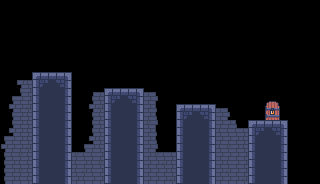

Below is a game level as drawn by its tile map, then a one-line description and the .tmx file that defines it, in full:
An orthogonal 40x23 tile map with 8x8 px tiles, 2 tile layers (Background, Base), 5 tilesets and 13 objects.

<map version="1.10" tiledversion="1.10.2" orientation="orthogonal" renderorder="right-down" width="40" height="23" tilewidth="8" tileheight="8" infinite="0" nextlayerid="4" nextobjectid="219">
 <editorsettings>
  <export target="maps/map6.tmx" format="tmx" />
 </editorsettings>
 <tileset firstgid="1" source="tileset.tsx" />
 <tileset firstgid="1025" source="LevelEditor/big.tsx" />
 <tileset firstgid="1281" source="LevelEditor/small.tsx" />
 <tileset firstgid="2305" source="LevelEditor/wide.tsx" />
 <tileset firstgid="2817" source="LevelEditor/ultrawide.tsx" />
 <layer id="3" name="Background" width="40" height="23">
  <data encoding="csv">
0,0,0,0,0,0,0,0,0,0,0,0,0,0,0,0,0,0,0,0,0,0,0,0,0,0,0,0,0,0,0,0,0,0,0,0,0,0,0,0,
0,0,0,0,0,0,0,0,0,0,0,0,0,0,0,0,0,0,0,0,0,0,0,0,0,0,0,0,0,0,0,0,0,0,0,0,0,0,0,0,
0,0,0,0,0,0,0,0,0,0,0,0,0,0,0,0,0,0,0,0,0,0,0,0,0,0,0,0,0,0,0,0,0,0,0,0,0,0,0,0,
0,0,0,0,0,0,0,0,0,0,0,0,0,0,0,0,0,0,0,0,0,0,0,0,0,0,0,0,0,0,0,0,0,0,0,0,0,0,0,0,
0,0,0,0,0,0,0,0,0,0,0,0,0,0,0,0,0,0,0,0,0,0,0,0,0,0,0,0,0,0,0,0,0,0,0,0,0,0,0,0,
0,0,0,0,0,0,0,0,0,0,0,0,0,0,0,0,0,0,0,0,0,0,0,0,0,0,0,0,0,0,0,0,0,0,0,0,0,0,0,0,
0,0,0,0,0,0,0,0,0,0,0,0,0,0,0,0,0,0,0,0,0,0,0,0,0,0,0,0,0,0,0,0,0,0,0,0,0,0,0,0,
0,0,0,0,0,0,0,0,0,0,0,0,0,0,0,0,0,0,0,0,0,0,0,0,0,0,0,0,0,0,0,0,0,0,0,0,0,0,0,0,
0,0,0,0,0,0,0,0,0,0,0,0,0,0,0,0,0,0,0,0,0,0,0,0,0,0,0,0,0,0,0,0,0,0,0,0,0,0,0,0,
0,0,0,0,0,0,0,0,0,0,0,0,0,0,0,0,0,0,0,0,0,0,0,0,0,0,0,0,0,0,0,0,0,0,0,0,0,0,0,0,
0,0,80,50,0,0,0,0,0,0,0,0,0,0,0,0,0,0,0,0,0,0,0,0,0,0,0,0,0,0,0,0,0,0,0,0,0,0,0,0,
0,0,48,81,0,0,0,0,0,0,0,16,17,0,0,0,0,0,17,19,0,0,0,0,0,0,0,0,0,0,0,0,0,0,0,0,0,0,0,0,
0,48,81,81,0,0,0,0,0,0,0,48,50,0,0,0,0,0,81,83,0,0,0,0,0,0,0,0,0,0,0,0,0,0,0,0,0,0,0,0,
0,80,81,82,0,0,0,0,0,0,0,80,82,0,0,0,0,0,81,51,0,0,0,0,0,0,0,17,19,0,0,0,0,0,0,0,0,0,0,0,
0,48,81,50,0,0,0,0,0,0,0,48,50,0,0,0,0,0,81,51,0,0,0,0,0,0,0,81,83,0,0,0,0,0,0,0,0,0,0,0,
0,48,81,50,0,0,0,0,0,0,0,48,50,0,0,0,0,0,49,83,0,0,0,0,0,0,0,81,81,51,0,0,0,0,0,0,0,0,0,0,
0,80,81,50,0,0,0,0,0,0,0,48,50,0,0,0,0,0,81,51,0,0,0,0,0,0,0,50,50,50,50,0,0,0,0,0,0,0,0,0,
48,81,81,50,0,0,0,0,0,0,0,80,50,0,0,0,0,0,81,51,0,0,0,0,0,0,0,81,81,81,50,0,0,0,0,0,0,0,0,0,
80,81,81,82,0,0,0,0,0,0,48,81,50,0,0,0,0,0,81,83,0,0,0,0,0,0,0,50,49,81,50,0,0,0,0,0,0,0,0,0,
48,50,49,50,0,0,0,0,0,49,50,50,81,0,0,0,0,0,81,49,50,50,0,0,0,0,0,81,81,81,81,0,0,0,0,0,0,0,0,0,
48,81,50,50,0,0,0,0,0,50,81,50,49,0,0,0,0,0,81,81,82,50,0,0,0,0,0,81,50,81,81,0,0,0,0,0,0,0,0,0,
48,81,49,50,0,0,0,0,0,50,82,50,81,0,0,0,0,0,81,81,81,50,0,0,0,0,0,81,82,81,81,0,0,0,0,0,0,0,0,0,
48,81,50,50,0,0,0,0,0,81,50,81,81,0,0,0,0,0,81,81,81,82,0,0,0,0,0,81,81,81,82,0,0,0,0,0,0,0,0,0
</data>
 </layer>
 <layer id="1" name="Base" width="40" height="23">
  <properties>
   <property name="NoOverlappingOutput" type="bool" value="true" />
  </properties>
  <data encoding="csv">
0,0,0,0,0,0,0,0,0,0,0,0,0,0,0,0,0,0,0,0,0,0,0,0,0,0,0,0,0,0,0,0,0,0,0,0,0,0,0,0,
0,0,0,0,0,0,0,0,0,0,0,0,0,0,0,0,0,0,0,0,0,0,0,0,0,0,0,0,0,0,0,0,0,0,0,0,0,0,0,0,
0,0,0,0,0,0,0,0,0,0,0,0,0,0,0,0,0,0,0,0,0,0,0,0,0,0,0,0,0,0,0,0,0,0,0,0,0,0,0,0,
0,0,0,0,0,0,0,0,0,0,0,0,0,0,0,0,0,0,0,0,0,0,0,0,0,0,0,0,0,0,0,0,0,0,0,0,0,0,0,0,
0,0,0,0,0,0,0,0,0,0,0,0,0,0,0,0,0,0,0,0,0,0,0,0,0,0,0,0,0,0,0,0,0,0,0,0,0,0,0,0,
0,0,0,0,0,0,0,0,0,0,0,0,0,0,0,0,0,0,0,0,0,0,0,0,0,0,0,0,0,0,0,0,0,0,0,0,0,0,0,0,
0,0,0,0,0,0,0,0,0,0,0,0,0,0,0,0,0,0,0,0,0,0,0,0,0,0,0,0,0,0,0,0,0,0,0,0,0,0,0,0,
0,0,0,0,0,0,0,0,0,0,0,0,0,0,0,0,0,0,0,0,0,0,0,0,0,0,0,0,0,0,0,0,0,0,0,0,0,0,0,0,
0,0,0,0,0,0,0,0,0,0,0,0,0,0,0,0,0,0,0,0,0,0,0,0,0,0,0,0,0,0,0,0,0,0,0,0,0,0,0,0,
0,0,0,0,1,2,2,2,3,0,0,0,0,0,0,0,0,0,0,0,0,0,0,0,0,0,0,0,0,0,0,0,0,0,0,0,0,0,0,0,
0,0,0,0,33,133,34,134,35,0,0,0,0,0,0,0,0,0,0,0,0,0,0,0,0,0,0,0,0,0,0,0,0,0,0,0,0,0,0,0,
0,0,0,0,33,34,34,34,35,0,0,0,0,1,2,2,2,3,0,0,0,0,0,0,0,0,0,0,0,0,0,0,0,0,0,0,0,0,0,0,
0,0,0,0,33,34,34,34,35,0,0,0,0,33,133,34,134,35,0,0,0,0,0,0,0,0,0,0,0,0,0,0,0,338,339,0,0,0,0,0,
0,0,0,0,33,34,34,34,35,0,0,0,0,33,34,34,34,35,0,0,0,0,1,2,2,2,3,0,0,0,0,0,0,370,371,0,0,0,0,0,
0,0,0,0,33,34,34,34,35,0,0,0,0,33,34,34,34,35,0,0,0,0,33,133,34,134,35,0,0,0,0,0,0,402,403,0,0,0,0,0,
0,0,0,0,33,34,34,34,35,0,0,0,0,33,34,34,34,35,0,0,0,0,33,34,34,34,35,0,0,0,0,1,2,2,2,3,0,0,0,0,
0,0,0,0,33,34,34,34,35,0,0,0,0,33,34,34,34,35,0,0,0,0,33,34,34,34,35,0,0,0,0,33,133,34,134,35,0,0,0,0,
0,0,0,0,33,34,34,34,35,0,0,0,0,33,34,34,34,35,0,0,0,0,33,34,34,34,35,0,0,0,0,33,34,34,34,35,0,0,0,0,
0,0,0,0,33,34,34,34,35,0,0,0,0,33,34,34,34,35,0,0,0,0,33,34,34,34,35,0,0,0,0,33,34,34,34,35,0,0,0,0,
0,0,0,0,33,34,34,34,35,0,0,0,0,33,34,34,34,35,0,0,0,0,33,34,34,34,35,0,0,0,0,33,34,34,34,35,0,0,0,0,
0,0,0,0,33,34,34,34,35,0,0,0,0,33,34,34,34,35,0,0,0,0,33,34,34,34,35,0,0,0,0,33,34,34,34,35,0,0,0,0,
0,0,0,0,33,34,34,34,35,0,0,0,0,33,34,34,34,35,0,0,0,0,33,34,34,34,35,0,0,0,0,33,34,34,34,35,0,0,0,0,
0,0,0,0,33,34,34,34,35,0,0,0,0,33,34,34,34,35,0,0,0,0,33,34,34,34,35,0,0,0,0,33,34,34,34,35,0,0,0,0
</data>
 </layer>
 <objectgroup id="2" name="Objects">
  <object id="98" gid="1025" x="27.9167" y="62.417" width="16" height="16" />
  <object id="205" gid="1377" x="48" y="64" width="8" height="8" />
  <object id="206" gid="1538" x="48" y="48" width="8" height="8" />
  <object id="207" gid="1539" x="120" y="80" width="8" height="8" />
  <object id="208" gid="1540" x="192" y="96" width="8" height="8" />
  <object id="209" gid="1541" x="256" y="115.333" width="8" height="8" />
  <object id="210" x="64" y="32">
   <properties>
    <property name="height" type="int" value="1" />
    <property name="object" value="math_multi_row" />
    <property name="signals" value="0" />
    <property name="table" value="_+9=1_" />
    <property name="width" type="int" value="10" />
   </properties>
   <point />
  </object>
  <object id="211" x="208" y="64">
   <properties>
    <property name="height" type="int" value="1" />
    <property name="object" value="math_multi_row" />
    <property name="signals" value="0" />
    <property name="table" value="_+11=1_" />
    <property name="width" type="int" value="10" />
   </properties>
   <point />
  </object>
  <object id="213" gid="1281" x="296" y="48" width="8" height="8" />
  <object id="215" gid="1409" x="296" y="8" width="8" height="8" />
  <object id="216" gid="2323" x="292" y="64" width="16" height="8">
   <properties>
    <property name="max" type="int" value="8" />
   </properties>
  </object>
  <object id="217" gid="2321" x="176" y="104" width="16" height="8" />
  <object id="218" gid="1026" x="128" y="88" width="16" height="16">
   <properties>
    <property name="lines">Лол
А может и не лол</property>
   </properties>
  </object>
 </objectgroup>
</map>
